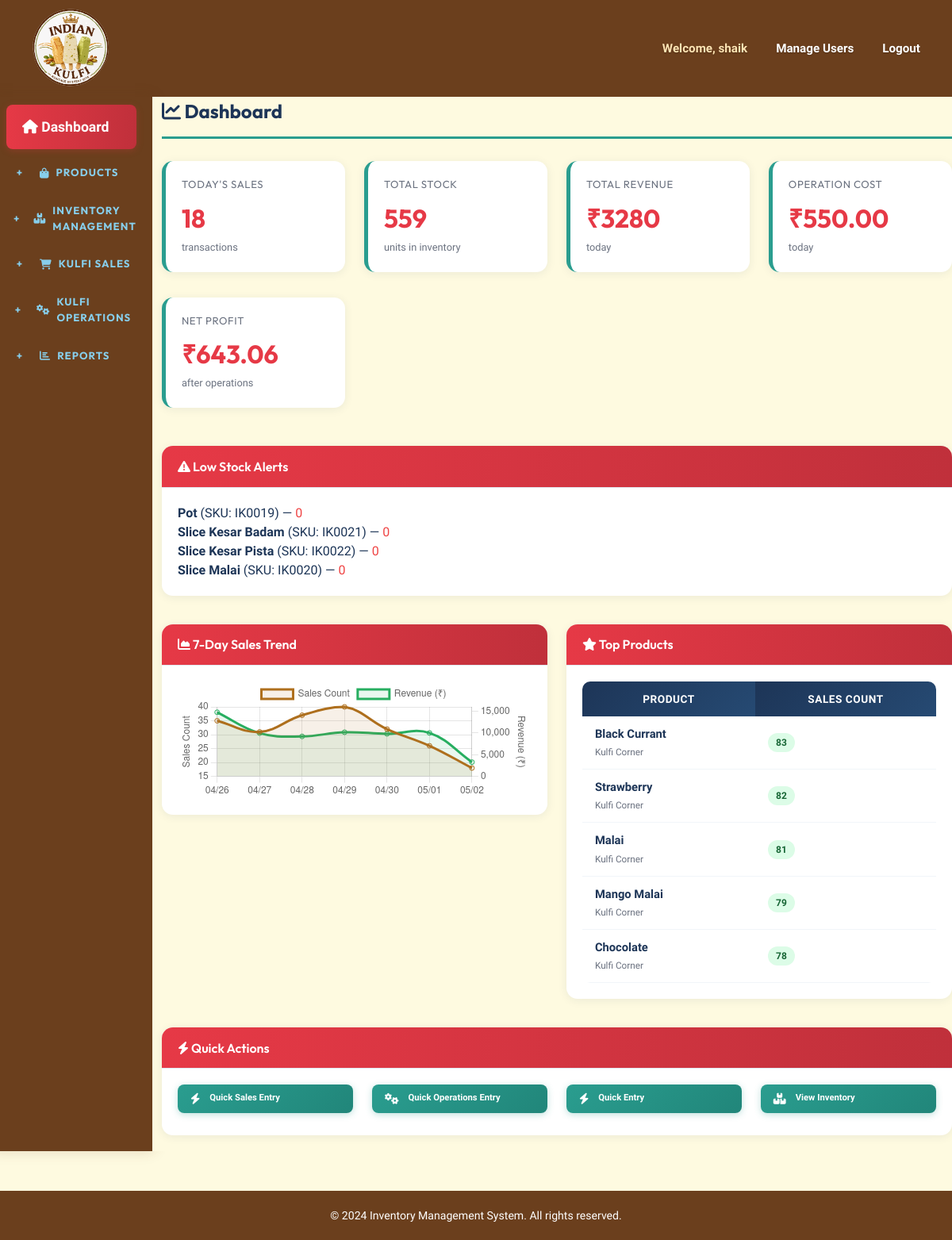
The app's page /dashboard/ (signed in) with its own data.
### inventory/models.py (models this page shows, shortened)
class Product(models.Model):
    name = models.CharField(max_length=200, unique=True)
    sku = models.CharField(max_length=50, unique=True)
    category = models.CharField(max_length=100)
    cost_price = models.DecimalField(max_digits=10, decimal_places=2)
    selling_price = models.DecimalField(max_digits=10, decimal_places=2)
    current_stock = models.IntegerField(default=0)
    reorder_level = models.IntegerField(default=10, help_text="Low stock alert threshold")
    description = models.TextField(blank=True, null=True)
    is_active = models.BooleanField(default=True)
    created_at = models.DateTimeField(auto_now_add=True)
    updated_at = models.DateTimeField(auto_now=True)
    class Meta:
        ordering = ['name']
        verbose_name_plural = "Products"

### inventory/views.py (the view)
    def _wrapped_view(request, *args, **kwargs):
        if not request.user.is_authenticated:
            return redirect('login')
        if not request.user.is_staff:
            messages.error(request, 'You can access only the Sales module with this account.')
            return redirect('quick_sales_entry')
        return view_func(request, *args, **kwargs)

### inventory/models.py (called while the page is built)
    def get_profit(self):
        return (self.unit_price - self.product.cost_price) * self.quantity

### inventory/views.py (called while the page is built)
def admin_only_view(view_func):
    def _wrapped_view(request, *args, **kwargs):
        if not request.user.is_authenticated:
            return redirect('login')
        if not request.user.is_staff:
            messages.error(request, 'You can access only the Sales module with this account.')
            return redirect('quick_sales_entry')
        return view_func(request, *args, **kwargs)
    return _wrapped_view

### templates/inventory/dashboard.html (shortened to what this page needs)
{% extends 'inventory/base.html' %}
{% block content %}
<h1 class="page-title"><i class="fas fa-chart-line"></i> Dashboard</h1>
<div class="row mb-4">
    <div class="col-md-3 mb-3">
        <div class="card stat-card">
            <h6>Today's Sales</h6>
            <div class="stat-value">{{ total_today_sales }}</div>
            <small class="text-muted">transactions</small>
        </div>
    </div>
    <div class="col-md-3 mb-3">
        <div class="card stat-card">
            <h6>Total Stock</h6>
            <div class="stat-value">{{ total_stock }}</div>
            <small class="text-muted">units in inventory</small>
        </div>
    </div>
    <div class="col-md-3 mb-3">
        <div class="card stat-card">
            <h6>Total Revenue</h6>
            <div class="stat-value">₹{{ total_today_revenue }}</div>
            <small class="text-muted">today</small>
        </div>
    </div>
    <div class="col-md-3 mb-3">
        <div class="card stat-card">
            <h6>Operation Cost</h6>
            <div class="stat-value">₹{{ total_today_operation_cost|floatformat:2 }}</div>
            <small class="text-muted">today</small>
        </div>
    </div>
    <div class="col-md-3 mb-3">
        <div class="card stat-card">
            <h6>Net Profit</h6>
            <div class="stat-value">₹{{ total_today_net_profit|floatformat:2 }}</div>
            <small class="text-muted">after operations</small>
        </div>
    </div>
</div>
{% if low_stock_products %}
<div class="row mb-4">
    <div class="col-12">
        <div class="card">
            <div class="card-header" style="background: linear-gradient(90deg, #E63946 0%, #c0303b 100%); color: white !important;">
                <h5 class="mb-0" style="color: white !important;"><i class="fas fa-exclamation-triangle" style="color: white !important;"></i> Low Stock Alerts</h5>
            </div>
            <div class="card-body">
                <ul class="list-unstyled mb-0">
                {% for product in low_stock_products %}
                    <li>
                        <strong>{{ product.name }}</strong> (SKU: {{ product.sku }}) —
                        <span class="text-danger font-weight-bold">{{ product.current_stock }}</span>
                    </li>
                {% endfor %}
                </ul>
            </div>
        </div>
    </div>
</div>
{% endif %}
<div class="row">
    <div class="col-lg-6 mb-4">
        <div class="card">
            <div class="card-header" style="background: linear-gradient(90deg, #E63946 0%, #c0303b 100%); color: white !important;">
                <h5 class="mb-0" style="color: white !important;"><i class="fas fa-chart-area" style="color: white !important;"></i> 7-Day Sales Trend</h5>
            </div>
            <div class="card-body">
                <canvas id="salesChart" height="100"></canvas>
            </div>
        </div>
    </div>
    <div class="col-lg-6 mb-4">
        <div class="card">
            <div class="card-header" style="background: linear-gradient(90deg, #E63946 0%, #c0303b 100%); color: white !important;">
                <h5 class="mb-0" style="color: white !important;"><i class="fas fa-star" style="color: white !important;"></i> Top Products</h5>
            </div>
            <div class="card-body">
                <div class="table-responsive">
                    <table class="table table-sm">
                        <thead>
                            <tr>
                                <th>Product</th>
                                <th>Sales Count</th>
                            </tr>
                        </thead>
                        <tbody>
                            {% for product in top_products %}
                            <tr>
                                <td>
                                    <strong>{{ product.name }}</strong><br>
                                    <small class="text-muted">{{ product.category }}</small>
                                </td>
                                <td>
                                    <span class="badge bg-success">{{ product.sale_count }}</span>
                                </td>
                            </tr>
                            {% empty %}
                            <tr>
                                <td colspan="2" class="text-center text-muted">No sales data yet</td>
                            </tr>
                            {% endfor %}
                        </tbody>
                    </table>
                </div>
            </div>
        </div>
    </div>
</div>
<div class="row">
    <div class="col-12">
        <div class="card">
            <div class="card-header" style="background: linear-gradient(90deg, #E63946 0%, #c0303b 100%); color: white !important;">
                <h5 class="mb-0" style="color: white !important;"><i class="fas fa-bolt" style="color: white !important;"></i> Quick Actions</h5>
            </div>
            <div class="card-body">
                <div class="row">
                    <div class="col-md-3 mb-2">
                        <a href="{% url 'quick_sales_entry' %}" class="btn btn-success w-100">
                            <i class="fas fa-bolt"></i><br>
                            <small>Quick Sales Entry</small>
                        </a>
                    </div>
                    <div class="col-md-3 mb-2">
                        <a href="{% url 'quick_operations_entry' %}" class="btn btn-success w-100">
                            <i class="fas fa-cogs"></i><br>
                            <small>Quick Operations Entry</small>
                        </a>
                    </div>
                    <div class="col-md-3 mb-2">
                        <a href="{% url 'quick_inventory_entry' %}" class="btn btn-success w-100">
                            <i class="fas fa-bolt"></i><br>
                            <small>Quick Entry</small>
                        </a>
                    </div>
                    <div class="col-md-3 mb-2">
                        <a href="{% url 'inventory_list' %}" class="btn btn-success w-100">
                            <i class="fas fa-boxes"></i><br>
                            <small>View Inventory</small>
                        </a>
                    </div>
                </div>
            </div>
        </div>
    </div>
</div>
<script>
    // Sales Trend Chart
    const ctx = document.getElementById('salesChart').getContext('2d');
    const salesData = {{ last_7_days_sales|safe }};
    new Chart(ctx, {
        type: 'line',
        data: {
            labels: salesData.map(d => d.date),
            datasets: [
                {
                    label: 'Sales Count',
                    data: salesData.map(d => d.sales),
                    borderColor: '#AE6F1D',
                    backgroundColor: 'rgba(174, 111, 29, 0.1)',
                    tension: 0.4,
                    fill: true,
                    yAxisID: 'y'
                },
                {
                    label: 'Revenue (₹)',
                    data: salesData.map(d => d.revenue),
                    borderColor: '#27ae60',
                    backgroundColor: 'rgba(39, 174, 96, 0.1)',
                    tension: 0.4,
                    fill: true,
                    yAxisID: 'y1'
                }
            ]
        },
        options: {
            responsive: true,
            interaction: {
                mode: 'index',
                intersect: false,
            },
            scales: {
                y: {
                    type: 'linear',
                    display: true,
                    position: 'left',
                    title: {
                        display: true,
                        text: 'Sales Count'
                    }
                },
                y1: {
                    type: 'linear',
                    display: true,
                    position: 'right',
                    title: {
                        display: true,
                        text: 'Revenue (₹)'
                    },
                    grid: {
                        drawOnChartArea: false,
                    },
                }
            }
        }
    });
</script>
{% endblock %}

### templates/inventory/base.html (shortened to what this page needs)
<!DOCTYPE html>
<html lang="en">
<head>
    <link href="https://cdnjs.cloudflare.com/ajax/libs/font-awesome/6.4.0/css/all.min.css" rel="stylesheet">
    <script src="https://cdn.tailwindcss.com"></script>
</head>
<body>
    {% if user.is_authenticated %}
    <nav class="navbar navbar-expand-lg navbar-dark">
        <div class="container-fluid">
            <a class="navbar-brand" href="{% if user.is_staff %}{% url 'dashboard' %}{% else %}{% url 'quick_sales_entry' %}{% endif %}">
                <img src="{{ STATIC_URL }}logo/logo.svg" alt="Logo" onerror="this.onerror=null;this.src='{{ STATIC_URL }}logo/logo.png';" style="width:110px;height:110px;object-fit:contain;">
            </a>
            <div class="collapse navbar-collapse" id="navbarNav">
                <ul class="navbar-nav ms-auto">
                    <li class="nav-item">
                        <span class="nav-link">Welcome, {{ user.first_name|default:user.username }}</span>
                    </li>
                    {% if user.is_staff %}
                    <li class="nav-item">
                        <a class="nav-link" href="{% url 'user_list' %}">Manage Users</a>
                    </li>
                    {% endif %}
                    <li class="nav-item">
                        <a class="nav-link" href="{% url 'logout' %}" onclick="return confirm('Are you sure you want to logout?');">Logout</a>
                    </li>
                </ul>
            </div>
        </div>
    </nav>
    <div class="container-fluid">
        <div class="row">
            <nav class="col-12 col-md-2 sidebar">
                <div>
                    {% if user.is_staff %}
                    <a href="{% url 'dashboard' %}" class="{% if request.resolver_match.url_name == 'dashboard' %}active{% endif %}" style="margin-top: 10px; padding: 15px 20px; font-weight: 600; font-size: 1.1rem;">
                        <i class="fas fa-home"></i> Dashboard
                    </a>
                    <div class="sidebar-section-title" onclick="toggleSection('products-section', this)">
                        <span class="toggle-icon">+</span>
                        <i class="fas fa-shopping-bag"></i> Products
                    </div>
                    <div class="sidebar-section-title" onclick="toggleSection('inventory-section', this)">
                        <span class="toggle-icon">+</span>
                        <i class="fas fa-boxes"></i> Inventory Management
                    </div>
                    <div class="sidebar-section-title" onclick="toggleSection('sales-section', this)">
                        <span class="toggle-icon">+</span>
                        <i class="fas fa-shopping-cart"></i> Kulfi Sales
                    </div>
                    <div class="sidebar-section-title" onclick="toggleSection('operations-section', this)">
                        <span class="toggle-icon">+</span>
                        <i class="fas fa-cogs"></i> Kulfi Operations
                    </div>
                    <div class="sidebar-section-title" onclick="toggleSection('reports-section', this)">
                        <span class="toggle-icon">+</span>
                        <i class="fas fa-chart-bar"></i> Reports
                    </div>
                    {% endif %}
                </div>
            </nav>
            <main class="col-12 col-md-10 main-content">
                {% block content %}{% endblock %}
            </main>
        </div>
    </div>
    <footer>
        <p>&copy; 2024 Inventory Management System. All rights reserved.</p>
    </footer>
    {% endif %}
</body>
</html>

### records on screen
Product: name "Pot", sku "IK0019", current_stock "0"
Product: name "Slice Kesar Badam", sku "IK0021", current_stock "0"
Product: name "Slice Kesar Pista", sku "IK0022", current_stock "0"
Product: name "Slice Malai", sku "IK0020", current_stock "0"
Product: name "Black Currant", category "Kulfi Corner", sale_count "83"
Product: name "Strawberry", category "Kulfi Corner", sale_count "82"
Product: name "Malai", category "Kulfi Corner", sale_count "81"
Product: name "Mango Malai", category "Kulfi Corner", sale_count "79"
Product: name "Chocolate", category "Kulfi Corner", sale_count "78"

### other values on screen
{{ user.first_name|default:user.username }} "shaik"
{{ total_today_sales }} "18"
{{ total_stock }} "559"
{{ total_today_revenue }} "3280"
{{ total_today_operation_cost|floatformat:2 }} "550.00"
{{ total_today_net_profit|floatformat:2 }} "643.06"
